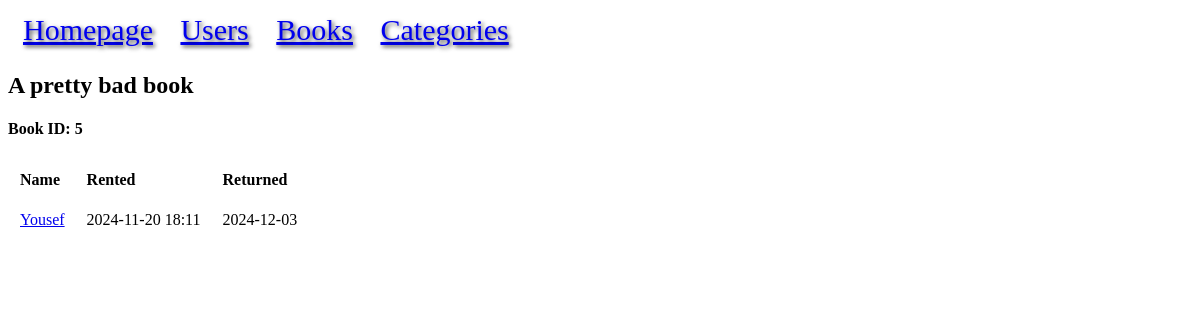
The page /book/5 on the database as committed earlier.
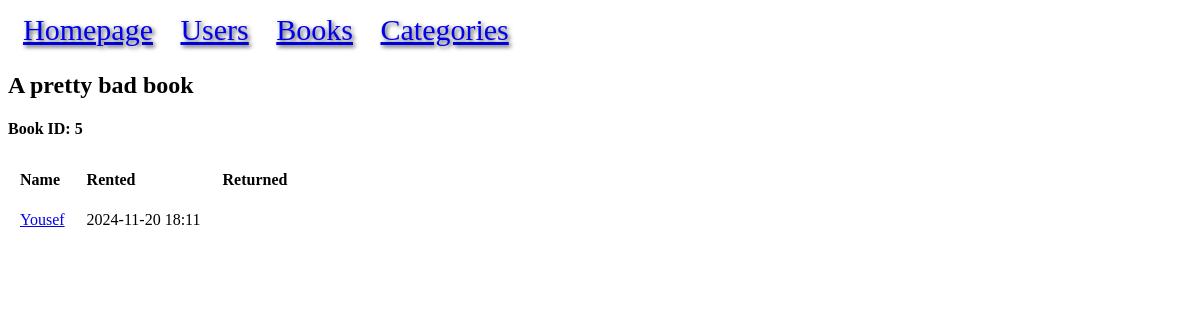
The same page on the database as committed later.
### models.py (models this page shows, shortened)
class BookRental(db.Model):
    id = mapped_column(Integer, primary_key=True)
    user_id = mapped_column(Integer, ForeignKey("user.id"))
    book_id = mapped_column(Integer, ForeignKey("book.id"))
    rented = mapped_column(DateTime(timezone=True), nullable=False)
    returned = mapped_column(DateTime(timezone=True), nullable=True)
    user = relationship("User", back_populates="rented")
    book = relationship("Book", back_populates="rentals")

class User(db.Model):
    id = mapped_column(Integer, primary_key=True, autoincrement=True)
    name = mapped_column(String)
    rented = relationship("BookRental", back_populates="user")

### app.py (the view)
@app.route("/book/<int:id>")
def book(id):
    statement = db.select(Book).where(Book.id == id)
    result = db.session.execute(statement).scalar()
    if not result:
        return f"BOOK ID:{id} NOT FOUND!", 404
    return render_template("book.html", result=result)

### templates/book.html
{% extends "base.html" %}
{% block content %}
<h2>{{ result.title }}</h2>
<h4>Book ID: {{ result.id }}</h4>
<table>
<tr>
    <th>Name</th>
    <th>Rented</th>
    <th>Returned</th>
</tr>
{% for rental in result.rentals %}
<tr>
<td><a href="{{ url_for('user', id=rental.user.id) }}">{{ rental.user.name }}</a></td>
<td>{{ rental.rented.strftime("%Y-%m-%d %H:%m") }}</td>
<td>{% if rental.returned %}{{ rental.returned.strftime("%Y-%m-%d") }}
{% endif %}</td>
</tr>
{% endfor %}
</table>
{% endblock %}

Rows that differ between the two databases and show on the page:
changed BookRental "Yousef": returned "2024-12-03" → (not shown)
